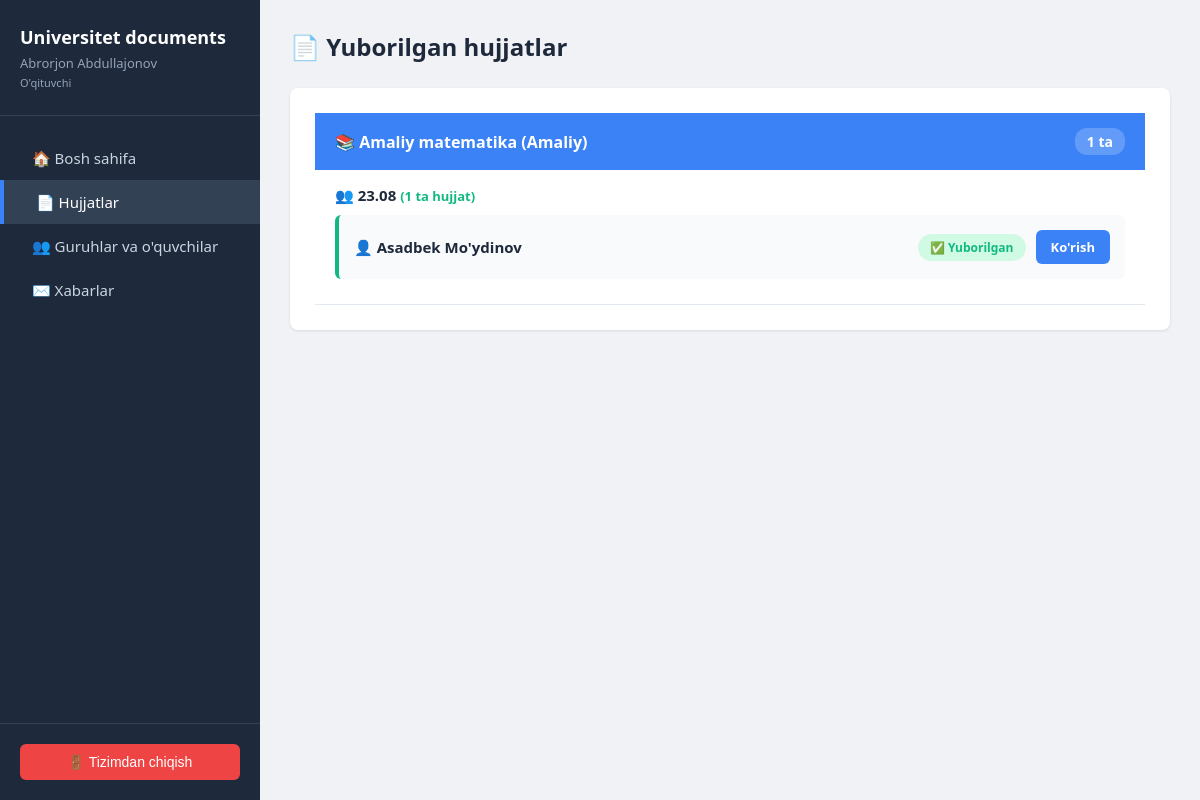
The app's page /documents/teacher/vault/ (signed in) with its own data.
### apps/accounts/models.py (models this page shows, shortened)
class CustomUser(AbstractUser):
    role = models.CharField(max_length=10, choices=Role.choices, default=Role.STUDENT)
    full_name = models.CharField("Ism Familiya", max_length=150, blank=True)
    group = models.ForeignKey(
        Group,
        on_delete=models.SET_NULL,
        null=True,
        blank=True,
        verbose_name="O'quvchi guruhi"
    )
    objects = CustomUserManager()
    class Meta:
        ordering = ['full_name', 'username']
    @property
    def is_teacher(self):
        return self.role == Role.TEACHER

### apps/groups/models.py (models this page shows, shortened)
class Direction(models.Model):
    name = models.CharField("Yo'nalish nomi", max_length=200)
    code = models.CharField("Qisqa kod", max_length=20, unique=True)
    class Meta:
        verbose_name = "Yo'nalish"
        verbose_name_plural = "Yo'nalishlar"
        ordering = ['name']

class Group(models.Model):
    direction = models.ForeignKey(
        Direction,
        on_delete=models.CASCADE,
        related_name='groups',
        verbose_name="Yo'nalish"
    )
    name = models.CharField("Guruh nomi", max_length=50)
    year = models.IntegerField("O'qish yili", default=2024)
    class Meta:
        verbose_name = "Guruh"
        verbose_name_plural = "Guruhlar"
        ordering = ['-year', 'name']

### apps/documents/models.py (models this page shows, shortened)
class StudentDocument(models.Model):
    STATUS_DRAFT = 'draft'
    STATUS_SUBMITTED = 'submitted'
    STATUS_CHOICES = [
        (STATUS_DRAFT, "Javonda"),
        (STATUS_SUBMITTED, "Yuborilgan"),
    ]
    student = models.ForeignKey(
        settings.AUTH_USER_MODEL,
        on_delete=models.CASCADE,
        related_name='documents',
        verbose_name="O'quvchi"
    )
    template = models.ForeignKey(
        DocumentTemplate,
        on_delete=models.CASCADE,
        related_name='student_documents',
        verbose_name="Shablon"
    )
    content = models.TextField("Hujjat mazmuni", blank=True)
    file = models.FileField("Fayl", upload_to='documents/', blank=True, null=True)
    status = models.CharField(
        "Holat",
        max_length=20,
        choices=STATUS_CHOICES,
        default=STATUS_DRAFT
    )
    teacher_score = models.IntegerField("O'qituvchi bahosi", null=True, blank=True, help_text="0-100 orasida")
    teacher_comment = models.TextField("O'qituvchi izohi", blank=True)
    allow_teacher_view_draft = models.BooleanField(
        "O'qituvchiga javonni ko'rishga ruxsat berish",
        default=False,
        help_text="Agar belgilansa, o'qituvchi bu hujjatni javonda ham ko'ra oladi"
    )
    created_at = models.DateTimeField(auto_now_add=True)
    updated_at = models.DateTimeField(auto_now=True)
    class Meta:
        verbose_name = "O'quvchi hujjati"
        verbose_name_plural = "O'quvchi hujjatlari"
        ordering = ['-updated_at']

### apps/documents/views.py (the view)
# urls.py: path('teacher/vault/', views.teacher_vault_view, name='teacher_vault'),
@login_required
def teacher_vault_view(request):
    if not request.user.is_teacher:
        return redirect('dashboard')
    vault_documents = StudentDocument.objects.filter(
        status=StudentDocument.STATUS_SUBMITTED
    ).select_related(
        'student', 'template', 'student__group', 'student__group__direction'
    ).order_by('-updated_at')
    directions = Direction.objects.all()
    return render(request, 'teacher/vault.html', {
        'vault_documents': vault_documents,
        'directions': directions,
        'total_vault': vault_documents.count()
    })

### templates/teacher/vault.html (shortened to what this page needs)
{% extends 'base.html' %}
{% block content %}
<div class="page-header">
    <h1>📄 Yuborilgan hujjatlar</h1>
</div>
{% if vault_documents %}
    {% regroup vault_documents by student.group.direction as direction_list %}
    {% for direction_group in direction_list %}
    <div class="card" style="overflow: hidden;">
        <div style="background: #3b82f6; color: white; padding: 15px 20px; font-weight: 600; font-size: 16px; display: flex; justify-content: space-between; align-items: center;">
            <span>📚 {{ direction_group.grouper.name|default:"Guruhsiz" }} ({{ direction_group.grouper.code|default:"-" }})</span>
            <span style="background: rgba(255,255,255,0.2); padding: 4px 12px; border-radius: 12px; font-size: 14px;">{{ direction_group.list|length }} ta</span>
        </div>
        {% regroup direction_group.list by student.group as group_list %}
        {% for group in group_list %}
        <div style="padding: 15px 20px; border-bottom: 1px solid #e2e8f0;">
            <h4 style="color: #1e293b; margin-bottom: 10px; font-size: 15px;">
                👥 {{ group.grouper.name|default:"Guruhsiz" }}
                <span style="color: #10b981; font-size: 13px;">({{ group.list|length }} ta hujjat)</span>
            </h4>
            {% for doc in group.list %}
            <div style="background: #f8fafc; border-radius: 6px; margin-bottom: 10px; border-left: 4px solid #10b981; overflow: hidden;">
                <div onclick="toggleDocInfo('doc-{{ doc.pk }}')"
                     style="padding: 15px; display: flex; justify-content: space-between; align-items: center; cursor: pointer; transition: 0.2s;"
                     onmouseover="this.style.background='#e2e8f0'"
                     onmouseout="this.style.background='transparent'">
                    <div style="flex: 1;">
                        <div style="font-weight: 600; color: #1e293b; font-size: 15px;">
                            👤 {{ doc.student.full_name|default:doc.student.username }}
                        </div>
                    </div>
                    <div style="display: flex; gap: 10px; align-items: center;">
                        <span style="background: #d1fae5; color: #10b981; padding: 5px 12px; border-radius: 15px; font-size: 12px; font-weight: 600;">
                            ✅ Yuborilgan
                        </span>
                        <a href="{% url 'documents:teacher_document_view' doc.pk %}" class="btn btn-primary" style="padding: 8px 15px; font-size: 13px;">
                            Ko'rish
                        </a>
                    </div>
                </div>
            </div>
            {% endfor %}
        </div>
        {% endfor %}
    </div>
    {% endfor %}
{% endif %}
{% endblock %}

### templates/base.html (shortened to what this page needs)
<!DOCTYPE html>
<html lang="uz">
<head>
</head>
<body>
    <div class="sidebar">
        <div class="sidebar-header">
            <h2>Universitet documents</h2>
            <p>{{ user.full_name|default:user.username }}</p>
            <p style="font-size: 11px; margin-top: 3px;">{{ user.get_role_display }}</p>
        </div>
        <div class="sidebar-menu">
            <a href="{% url 'dashboard' %}" class="{% if request.resolver_match.url_name == 'dashboard' %}active{% endif %}">
                <span>🏠 Bosh sahifa</span>
            </a>
            {% if user.is_teacher %}
            <a href="{% url 'documents:documents_hub' %}" class="{% if request.resolver_match.url_name == 'documents_hub' or 'teacher_vault' in request.resolver_match.url_name or 'teacher_documents' in request.resolver_match.url_name %}active{% endif %}">
                <span>📄 Hujjatlar</span>
            </a>
            <a href="{% url 'teacher_groups' %}" class="{% if 'teacher_groups' in request.resolver_match.url_name %}active{% endif %}">
                <span>👥 Guruhlar va o'quvchilar</span>
            </a>
            {% else %}
            <a href="{% url 'documents:documents_hub' %}" class="{% if request.resolver_match.url_name == 'documents_hub' or 'student_vault' in request.resolver_match.url_name or 'student_documents' in request.resolver_match.url_name %}active{% endif %}">
                <span>📄 Hujjatlar</span>
            </a>
            {% endif %}
            <a href="{% url 'messaging:chat_list' %}" class="{% if 'messaging' in request.resolver_match.url_name %}active{% endif %}">
                <span>✉️ Xabarlar</span>
            </a>
        </div>
        <div class="sidebar-footer">
            <form method="post" action="{% url 'logout' %}">
                <button type="submit" class="logout-btn">🚪 Tizimdan chiqish</button>
            </form>
        </div>
    </div>
    <div class="main-content">
        {% block content %}{% endblock %}
    </div>
</body>
</html>

### templates/base.html (style rules this page uses)
* { box-sizing: border-box; margin: 0; padding: 0; }
body { font-family: 'Segoe UI', Arial, sans-serif; display: flex; min-height: 100vh; background: #f0f2f5; }
.sidebar { width: 260px; background: #1e293b; color: white; display: flex; flex-direction: column; position: fixed; height: 100vh; }
.sidebar-header { padding: 25px 20px; border-bottom: 1px solid #334155; }
.sidebar-header h2 { font-size: 18px; font-weight: 600; }
.sidebar-header p { font-size: 13px; color: #94a3b8; margin-top: 5px; }
.sidebar-menu { flex: 1; padding: 20px 0; overflow-y: auto; }
.sidebar-menu a { display: flex; align-items: center; padding: 12px 20px; color: #cbd5e1; text-decoration: none; transition: 0.2s; font-size: 15px; }
.sidebar-menu a:hover, .sidebar-menu a.active { background: #334155; color: white; border-left: 4px solid #3b82f6; }
.sidebar-menu a span { margin-left: 12px; }
.sidebar-footer { padding: 20px; border-top: 1px solid #334155; }
.logout-btn { width: 100%; background: #ef4444; color: white; border: none; padding: 10px; border-radius: 6px; cursor: pointer; font-size: 14px; }
.main-content { margin-left: 260px; flex: 1; padding: 30px; }
.page-header { margin-bottom: 25px; display: flex; justify-content: space-between; align-items: center; }
.page-header h1 { font-size: 24px; color: #1e293b; }
.card { background: white; border-radius: 8px; box-shadow: 0 1px 3px rgba(0,0,0,0.1); padding: 25px; margin-bottom: 20px; }
.btn { padding: 10px 20px; border-radius: 6px; text-decoration: none; display: inline-block; font-weight: 600; cursor: pointer; border: none; }
.btn-primary { background: #3b82f6; color: white; }

### records on screen
CustomUser: full_name "Abrorjon Abdullajonov", role "O'qituvchi"
Direction: grouper.name "Amaliy matematika", grouper.code "Amaliy", list|length "1"
Group: grouper.name "23.08", list|length "1"
StudentDocument: student.full_name "Asadbek Mo'ydinov"
